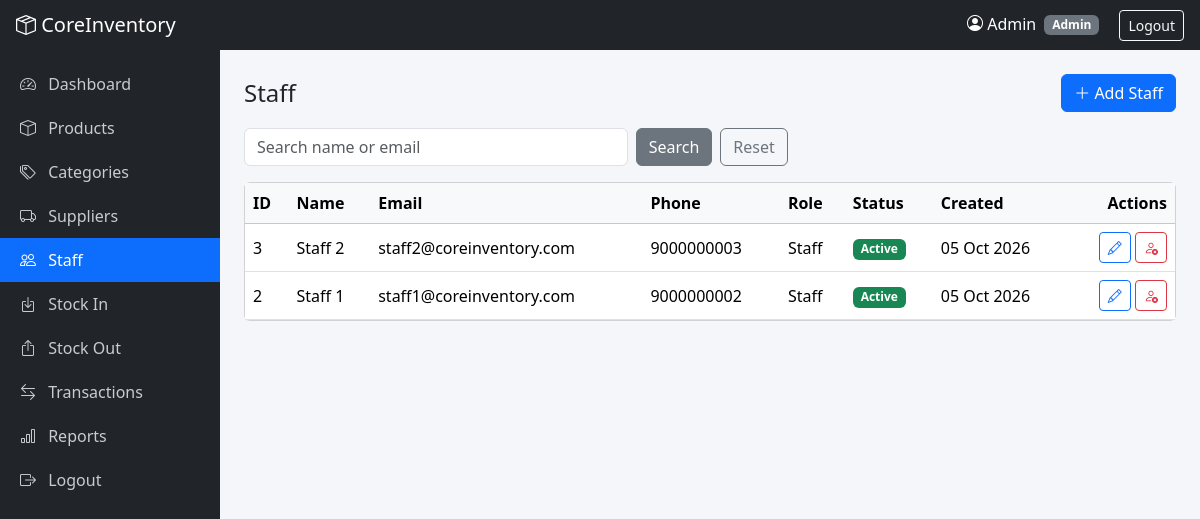
Page /staff.php (signed in) on the committed database.
### tables this page shows
CREATE TABLE users (
  id INT AUTO_INCREMENT PRIMARY KEY,
  name VARCHAR(100) NOT NULL,
  email VARCHAR(120) NOT NULL UNIQUE,
  phone VARCHAR(20),
  password VARCHAR(255) NOT NULL,                
  role ENUM('admin','staff') NOT NULL DEFAULT 'staff',
  status ENUM('active','inactive') NOT NULL DEFAULT 'active',
  created_at TIMESTAMP DEFAULT CURRENT_TIMESTAMP
);

### staff.php (the view, shortened to what this page needs)
<?php
require 'includes/db.php';
require 'includes/auth.php';
$q = trim($_GET['q'] ?? '');
$st = $pdo->prepare("SELECT id, name, email, phone, role, status, created_at FROM users
                     WHERE role='staff' AND (name LIKE ? OR email LIKE ?) ORDER BY id DESC");
$st->execute(["%$q%", "%$q%"]);
$rows = $st->fetchAll();
require 'includes/header.php';
?>
<div class="d-flex justify-content-between align-items-center mb-3">
  <h4 class="mb-0">Staff</h4>
  <button class="btn btn-primary" data-add data-title="Add Staff" data-bs-toggle="modal" data-bs-target="#staffModal"><i class="bi bi-plus-lg"></i> Add Staff</button>
</div>
<form class="row g-2 mb-3" method="get">
  <div class="col-md-5"><input name="q" class="form-control" placeholder="Search name or email" value="<?= e($q) ?>"></div>
  <div class="col-md-3 d-flex gap-2"><button class="btn btn-secondary">Search</button><a href="staff.php" class="btn btn-outline-secondary">Reset</a></div>
</form>
<div class="card"><div class="table-responsive"><table class="table table-hover align-middle mb-0">
  <thead class="table-light"><tr><th>ID</th><th>Name</th><th>Email</th><th>Phone</th><th>Role</th><th>Status</th><th>Created</th><th class="text-end">Actions</th></tr></thead>
  <tbody>
  <?php foreach ($rows as $r): ?>
    <tr><td><?= $r['id'] ?></td><td><?= e($r['name']) ?></td><td><?= e($r['email']) ?></td><td><?= e($r['phone']) ?></td>
      <td><?= e(ucfirst($r['role'])) ?></td><td><?= status_badge($r['status']) ?></td><td><?= e(date('d M Y', strtotime($r['created_at']))) ?></td>
      <td class="text-end text-nowrap">
        <button class="btn btn-sm btn-outline-primary" data-edit="<?= e(json_encode($r)) ?>" data-title="Edit Staff" data-bs-toggle="modal" data-bs-target="#staffModal"><i class="bi bi-pencil"></i></button>
        <form method="post" class="d-inline" data-confirm="Activate / deactivate this staff member?">
          <button class="btn btn-sm btn-outline-<?= $r['status'] === 'active' ? 'danger' : 'success' ?>"><i class="bi <?= $r['status'] === 'active' ? 'bi-person-x' : 'bi-person-check' ?>"></i></button>
        </form></td></tr>
  <?php endforeach; ?>
  </tbody></table></div></div>
<?php require 'includes/footer.php'; ?>

### includes/auth.php (shortened to what this page needs)
<?php
function e($value): string { return htmlspecialchars((string)$value, ENT_QUOTES, 'UTF-8'); }
function status_badge(string $status): string {
    return $status === 'active' ? '<span class="badge bg-success">Active</span>'
                                : '<span class="badge bg-secondary">Inactive</span>';
}

### assets/css/style.css (style rules this page uses)
body { background: #f4f6f9; }

### rows in the picture
users: id "3", name "Staff 2", email "staff2@coreinventory.com", phone "9000000003", role "Staff", status "Active", created_at "05 Oct 2026"
users: id "2", name "Staff 1", email "staff1@coreinventory.com", phone "9000000002", role "Staff", status "Active", created_at "05 Oct 2026"

### other values in the picture
$_SESSION['name'] "Admin"
$_SESSION['role'] "Admin"
$label "Dashboard"
$label "Products"
$label "Categories"
$label "Suppliers"
$label "Staff"
$label "Stock In"
$label "Stock Out"
$label "Transactions"
$label "Reports"
